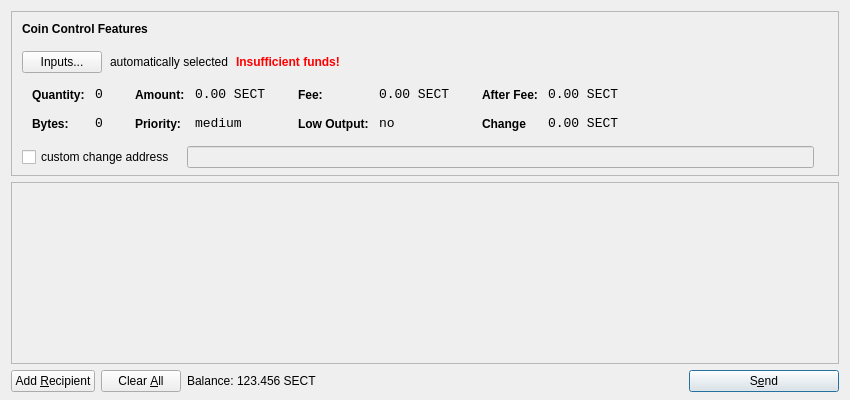
<?xml version="1.0" encoding="UTF-8"?>
<ui version="4.0">
 <class>SendCoinsDialog</class>
 <widget class="QDialog" name="SendCoinsDialog">
  <property name="geometry">
   <rect>
    <x>0</x>
    <y>0</y>
    <width>850</width>
    <height>400</height>
   </rect>
  </property>
  <property name="windowTitle">
   <string>Send Coins</string>
  </property>
  <layout class="QVBoxLayout" name="verticalLayout" stretch="0,1,0">
   <property name="bottomMargin">
    <number>8</number>
   </property>
   <item>
    <widget class="QFrame" name="frameCoinControl">
     <property name="sizePolicy">
      <sizepolicy hsizetype="Expanding" vsizetype="Expanding">
       <horstretch>0</horstretch>
       <verstretch>0</verstretch>
      </sizepolicy>
     </property>
     <property name="maximumSize">
      <size>
       <width>16777215</width>
       <height>16777215</height>
      </size>
     </property>
     <property name="frameShape">
      <enum>QFrame::StyledPanel</enum>
     </property>
     <property name="frameShadow">
      <enum>QFrame::Sunken</enum>
     </property>
     <layout class="QVBoxLayout" name="verticalLayoutCoinControl2">
      <property name="spacing">
       <number>-1</number>
      </property>
      <property name="leftMargin">
       <number>0</number>
      </property>
      <property name="topMargin">
       <number>0</number>
      </property>
      <property name="rightMargin">
       <number>0</number>
      </property>
      <property name="bottomMargin">
       <number>6</number>
      </property>
      <item>
       <layout class="QVBoxLayout" name="verticalLayoutCoinControl" stretch="0,0,0,0,1">
        <property name="spacing">
         <number>0</number>
        </property>
        <property name="leftMargin">
         <number>10</number>
        </property>
        <property name="topMargin">
         <number>10</number>
        </property>
        <item>
         <layout class="QHBoxLayout" name="horizontalLayoutCoinControl1">
          <property name="bottomMargin">
           <number>15</number>
          </property>
          <item>
           <widget class="QLabel" name="labelCoinControlFeatures">
            <property name="sizePolicy">
             <sizepolicy hsizetype="Preferred" vsizetype="Maximum">
              <horstretch>0</horstretch>
              <verstretch>0</verstretch>
             </sizepolicy>
            </property>
            <property name="font">
             <font>
              <weight>75</weight>
              <bold>true</bold>
             </font>
            </property>
            <property name="styleSheet">
             <string notr="true">font-weight:bold;</string>
            </property>
            <property name="text">
             <string>Coin Control Features</string>
            </property>
           </widget>
          </item>
         </layout>
        </item>
        <item>
         <layout class="QHBoxLayout" name="horizontalLayoutCoinControl2" stretch="0,0,0,0">
          <property name="spacing">
           <number>8</number>
          </property>
          <property name="bottomMargin">
           <number>10</number>
          </property>
          <item>
           <widget class="QPushButton" name="pushButtonCoinControl">
            <property name="styleSheet">
             <string notr="true"/>
            </property>
            <property name="text">
             <string>Inputs...</string>
            </property>
           </widget>
          </item>
          <item>
           <widget class="QLabel" name="labelCoinControlAutomaticallySelected">
            <property name="text">
             <string>automatically selected</string>
            </property>
            <property name="margin">
             <number>5</number>
            </property>
           </widget>
          </item>
          <item>
           <widget class="QLabel" name="labelCoinControlInsuffFunds">
            <property name="font">
             <font>
              <weight>75</weight>
              <bold>true</bold>
             </font>
            </property>
            <property name="styleSheet">
             <string notr="true">color:red;font-weight:bold;</string>
            </property>
            <property name="text">
             <string>Insufficient funds!</string>
            </property>
            <property name="margin">
             <number>5</number>
            </property>
           </widget>
          </item>
          <item>
           <spacer name="horizontalSpacerCoinControl">
            <property name="orientation">
             <enum>Qt::Horizontal</enum>
            </property>
            <property name="sizeHint" stdset="0">
             <size>
              <width>40</width>
              <height>1</height>
             </size>
            </property>
           </spacer>
          </item>
         </layout>
        </item>
        <item>
         <widget class="QWidget" name="widgetCoinControl" native="true">
          <property name="sizePolicy">
           <sizepolicy hsizetype="Preferred" vsizetype="Preferred">
            <horstretch>0</horstretch>
            <verstretch>0</verstretch>
           </sizepolicy>
          </property>
          <property name="minimumSize">
           <size>
            <width>0</width>
            <height>0</height>
           </size>
          </property>
          <property name="styleSheet">
           <string notr="true"/>
          </property>
          <layout class="QHBoxLayout" name="horizontalLayoutCoinControl5">
           <property name="margin">
            <number>0</number>
           </property>
           <item>
            <layout class="QHBoxLayout" name="horizontalLayoutCoinControl3" stretch="0,0,0,1">
             <property name="spacing">
              <number>20</number>
             </property>
             <property name="topMargin">
              <number>0</number>
             </property>
             <property name="bottomMargin">
              <number>10</number>
             </property>
             <item>
              <layout class="QFormLayout" name="formLayoutCoinControl1">
               <property name="horizontalSpacing">
                <number>10</number>
               </property>
               <property name="verticalSpacing">
                <number>14</number>
               </property>
               <property name="leftMargin">
                <number>10</number>
               </property>
               <property name="topMargin">
                <number>4</number>
               </property>
               <property name="rightMargin">
                <number>6</number>
               </property>
               <item row="0" column="0">
                <widget class="QLabel" name="labelCoinControlQuantityText">
                 <property name="styleSheet">
                  <string notr="true">font-weight:bold;</string>
                 </property>
                 <property name="text">
                  <string>Quantity:</string>
                 </property>
                 <property name="margin">
                  <number>0</number>
                 </property>
                </widget>
               </item>
               <item row="0" column="1">
                <widget class="QLabel" name="labelCoinControlQuantity">
                 <property name="font">
                  <font>
                   <family>Monospace</family>
                   <pointsize>10</pointsize>
                  </font>
                 </property>
                 <property name="cursor">
                  <cursorShape>IBeamCursor</cursorShape>
                 </property>
                 <property name="contextMenuPolicy">
                  <enum>Qt::ActionsContextMenu</enum>
                 </property>
                 <property name="text">
                  <string>0</string>
                 </property>
                 <property name="margin">
                  <number>0</number>
                 </property>
                 <property name="textInteractionFlags">
                  <set>Qt::LinksAccessibleByMouse|Qt::TextSelectableByKeyboard|Qt::TextSelectableByMouse</set>
                 </property>
                </widget>
               </item>
               <item row="1" column="0">
                <widget class="QLabel" name="labelCoinControlBytesText">
                 <property name="styleSheet">
                  <string notr="true">font-weight:bold;</string>
                 </property>
                 <property name="text">
                  <string>Bytes:</string>
                 </property>
                </widget>
               </item>
               <item row="1" column="1">
                <widget class="QLabel" name="labelCoinControlBytes">
                 <property name="font">
                  <font>
                   <family>Monospace</family>
                   <pointsize>10</pointsize>
                  </font>
                 </property>
                 <property name="cursor">
                  <cursorShape>IBeamCursor</cursorShape>
                 </property>
                 <property name="contextMenuPolicy">
                  <enum>Qt::ActionsContextMenu</enum>
                 </property>
                 <property name="text">
                  <string>0</string>
                 </property>
                 <property name="textInteractionFlags">
                  <set>Qt::LinksAccessibleByMouse|Qt::TextSelectableByKeyboard|Qt::TextSelectableByMouse</set>
                 </property>
                </widget>
               </item>
              </layout>
             </item>
             <item>
              <layout class="QFormLayout" name="formLayoutCoinControl2">
               <property name="horizontalSpacing">
                <number>10</number>
               </property>
               <property name="verticalSpacing">
                <number>14</number>
               </property>
               <property name="leftMargin">
                <number>6</number>
               </property>
               <property name="topMargin">
                <number>4</number>
               </property>
               <property name="rightMargin">
                <number>6</number>
               </property>
               <item row="0" column="0">
                <widget class="QLabel" name="labelCoinControlAmountText">
                 <property name="styleSheet">
                  <string notr="true">font-weight:bold;</string>
                 </property>
                 <property name="text">
                  <string>Amount:</string>
                 </property>
                 <property name="margin">
                  <number>0</number>
                 </property>
                </widget>
               </item>
               <item row="0" column="1">
                <widget class="QLabel" name="labelCoinControlAmount">
                 <property name="font">
                  <font>
                   <family>Monospace</family>
                   <pointsize>10</pointsize>
                  </font>
                 </property>
                 <property name="cursor">
                  <cursorShape>IBeamCursor</cursorShape>
                 </property>
                 <property name="contextMenuPolicy">
                  <enum>Qt::ActionsContextMenu</enum>
                 </property>
                 <property name="text">
                  <string>0.00 SECT</string>
                 </property>
                 <property name="textInteractionFlags">
                  <set>Qt::LinksAccessibleByMouse|Qt::TextSelectableByKeyboard|Qt::TextSelectableByMouse</set>
                 </property>
                </widget>
               </item>
               <item row="1" column="0">
                <widget class="QLabel" name="labelCoinControlPriorityText">
                 <property name="styleSheet">
                  <string notr="true">font-weight:bold;</string>
                 </property>
                 <property name="text">
                  <string>Priority:</string>
                 </property>
                </widget>
               </item>
               <item row="1" column="1">
                <widget class="QLabel" name="labelCoinControlPriority">
                 <property name="font">
                  <font>
                   <family>Monospace</family>
                   <pointsize>10</pointsize>
                  </font>
                 </property>
                 <property name="cursor">
                  <cursorShape>IBeamCursor</cursorShape>
                 </property>
                 <property name="contextMenuPolicy">
                  <enum>Qt::ActionsContextMenu</enum>
                 </property>
                 <property name="text">
                  <string>medium</string>
                 </property>
                 <property name="textInteractionFlags">
                  <set>Qt::LinksAccessibleByMouse|Qt::TextSelectableByKeyboard|Qt::TextSelectableByMouse</set>
                 </property>
                </widget>
               </item>
              </layout>
             </item>
             <item>
              <layout class="QFormLayout" name="formLayoutCoinControl3">
               <property name="horizontalSpacing">
                <number>10</number>
               </property>
               <property name="verticalSpacing">
                <number>14</number>
               </property>
               <property name="leftMargin">
                <number>6</number>
               </property>
               <property name="topMargin">
                <number>4</number>
               </property>
               <property name="rightMargin">
                <number>6</number>
               </property>
               <item row="0" column="0">
                <widget class="QLabel" name="labelCoinControlFeeText">
                 <property name="styleSheet">
                  <string notr="true">font-weight:bold;</string>
                 </property>
                 <property name="text">
                  <string>Fee:</string>
                 </property>
                 <property name="margin">
                  <number>0</number>
                 </property>
                </widget>
               </item>
               <item row="0" column="1">
                <widget class="QLabel" name="labelCoinControlFee">
                 <property name="font">
                  <font>
                   <family>Monospace</family>
                   <pointsize>10</pointsize>
                  </font>
                 </property>
                 <property name="cursor">
                  <cursorShape>IBeamCursor</cursorShape>
                 </property>
                 <property name="contextMenuPolicy">
                  <enum>Qt::ActionsContextMenu</enum>
                 </property>
                 <property name="text">
                  <string>0.00 SECT</string>
                 </property>
                 <property name="textInteractionFlags">
                  <set>Qt::LinksAccessibleByMouse|Qt::TextSelectableByKeyboard|Qt::TextSelectableByMouse</set>
                 </property>
                </widget>
               </item>
               <item row="1" column="0">
                <widget class="QLabel" name="labelCoinControlLowOutputText">
                 <property name="styleSheet">
                  <string notr="true">font-weight:bold;</string>
                 </property>
                 <property name="text">
                  <string>Low Output:</string>
                 </property>
                </widget>
               </item>
               <item row="1" column="1">
                <widget class="QLabel" name="labelCoinControlLowOutput">
                 <property name="font">
                  <font>
                   <family>Monospace</family>
                   <pointsize>10</pointsize>
                  </font>
                 </property>
                 <property name="cursor">
                  <cursorShape>IBeamCursor</cursorShape>
                 </property>
                 <property name="contextMenuPolicy">
                  <enum>Qt::ActionsContextMenu</enum>
                 </property>
                 <property name="text">
                  <string>no</string>
                 </property>
                 <property name="textInteractionFlags">
                  <set>Qt::LinksAccessibleByMouse|Qt::TextSelectableByKeyboard|Qt::TextSelectableByMouse</set>
                 </property>
                </widget>
               </item>
              </layout>
             </item>
             <item>
              <layout class="QFormLayout" name="formLayoutCoinControl4">
               <property name="horizontalSpacing">
                <number>10</number>
               </property>
               <property name="verticalSpacing">
                <number>14</number>
               </property>
               <property name="leftMargin">
                <number>6</number>
               </property>
               <property name="topMargin">
                <number>4</number>
               </property>
               <property name="rightMargin">
                <number>6</number>
               </property>
               <item row="0" column="0">
                <widget class="QLabel" name="labelCoinControlAfterFeeText">
                 <property name="styleSheet">
                  <string notr="true">font-weight:bold;</string>
                 </property>
                 <property name="text">
                  <string>After Fee:</string>
                 </property>
                 <property name="margin">
                  <number>0</number>
                 </property>
                </widget>
               </item>
               <item row="0" column="1">
                <widget class="QLabel" name="labelCoinControlAfterFee">
                 <property name="font">
                  <font>
                   <family>Monospace</family>
                   <pointsize>10</pointsize>
                  </font>
                 </property>
                 <property name="cursor">
                  <cursorShape>IBeamCursor</cursorShape>
                 </property>
                 <property name="contextMenuPolicy">
                  <enum>Qt::ActionsContextMenu</enum>
                 </property>
                 <property name="text">
                  <string>0.00 SECT</string>
                 </property>
                 <property name="textInteractionFlags">
                  <set>Qt::LinksAccessibleByMouse|Qt::TextSelectableByKeyboard|Qt::TextSelectableByMouse</set>
                 </property>
                </widget>
               </item>
               <item row="1" column="0">
                <widget class="QLabel" name="labelCoinControlChangeText">
                 <property name="styleSheet">
                  <string notr="true">font-weight:bold;</string>
                 </property>
                 <property name="text">
                  <string>Change</string>
                 </property>
                </widget>
               </item>
               <item row="1" column="1">
                <widget class="QLabel" name="labelCoinControlChange">
                 <property name="font">
                  <font>
                   <family>Monospace</family>
                   <pointsize>10</pointsize>
                  </font>
                 </property>
                 <property name="cursor">
                  <cursorShape>IBeamCursor</cursorShape>
                 </property>
                 <property name="contextMenuPolicy">
                  <enum>Qt::ActionsContextMenu</enum>
                 </property>
                 <property name="text">
                  <string>0.00 SECT</string>
                 </property>
                 <property name="textInteractionFlags">
                  <set>Qt::LinksAccessibleByMouse|Qt::TextSelectableByKeyboard|Qt::TextSelectableByMouse</set>
                 </property>
                </widget>
               </item>
              </layout>
             </item>
            </layout>
           </item>
          </layout>
         </widget>
        </item>
        <item>
         <layout class="QHBoxLayout" name="horizontalLayoutCoinControl4" stretch="0,0,0">
          <property name="spacing">
           <number>12</number>
          </property>
          <property name="sizeConstraint">
           <enum>QLayout::SetDefaultConstraint</enum>
          </property>
          <property name="topMargin">
           <number>5</number>
          </property>
          <property name="rightMargin">
           <number>5</number>
          </property>
          <item>
           <widget class="QCheckBox" name="checkBoxCoinControlChange">
            <property name="text">
             <string>custom change address</string>
            </property>
           </widget>
          </item>
          <item>
           <widget class="QLineEdit" name="lineEditCoinControlChange">
            <property name="enabled">
             <bool>false</bool>
            </property>
            <property name="sizePolicy">
             <sizepolicy hsizetype="Expanding" vsizetype="Fixed">
              <horstretch>0</horstretch>
              <verstretch>0</verstretch>
             </sizepolicy>
            </property>
           </widget>
          </item>
          <item>
           <widget class="QLabel" name="labelCoinControlChangeLabel">
            <property name="sizePolicy">
             <sizepolicy hsizetype="Preferred" vsizetype="Expanding">
              <horstretch>0</horstretch>
              <verstretch>0</verstretch>
             </sizepolicy>
            </property>
            <property name="minimumSize">
             <size>
              <width>0</width>
              <height>0</height>
             </size>
            </property>
            <property name="text">
             <string/>
            </property>
            <property name="margin">
             <number>3</number>
            </property>
           </widget>
          </item>
         </layout>
        </item>
        <item>
         <spacer name="verticalSpacerCoinControl">
          <property name="orientation">
           <enum>Qt::Vertical</enum>
          </property>
          <property name="sizeHint" stdset="0">
           <size>
            <width>800</width>
            <height>1</height>
           </size>
          </property>
         </spacer>
        </item>
       </layout>
      </item>
     </layout>
    </widget>
   </item>
   <item>
    <widget class="QScrollArea" name="scrollArea">
     <property name="widgetResizable">
      <bool>true</bool>
     </property>
     <widget class="QWidget" name="scrollAreaWidgetContents">
      <property name="geometry">
       <rect>
        <x>0</x>
        <y>0</y>
        <width>830</width>
        <height>165</height>
       </rect>
      </property>
      <layout class="QVBoxLayout" name="verticalLayout_2">
       <property name="margin">
        <number>0</number>
       </property>
       <item>
        <layout class="QVBoxLayout" name="entries">
         <property name="spacing">
          <number>6</number>
         </property>
        </layout>
       </item>
       <item>
        <spacer name="verticalSpacer">
         <property name="orientation">
          <enum>Qt::Vertical</enum>
         </property>
         <property name="sizeHint" stdset="0">
          <size>
           <width>20</width>
           <height>40</height>
          </size>
         </property>
        </spacer>
       </item>
      </layout>
     </widget>
    </widget>
   </item>
   <item>
    <layout class="QHBoxLayout" name="horizontalLayout">
     <item>
      <widget class="QPushButton" name="addButton">
       <property name="toolTip">
        <string>Send to multiple recipients at once</string>
       </property>
       <property name="text">
        <string>Add &amp;Recipient</string>
       </property>
       <property name="icon">
        <iconset resource="../bitcoin.qrc">
         <normaloff>:/icons/add</normaloff>:/icons/add</iconset>
       </property>
       <property name="autoDefault">
        <bool>false</bool>
       </property>
      </widget>
     </item>
     <item>
      <widget class="QPushButton" name="clearButton">
       <property name="sizePolicy">
        <sizepolicy hsizetype="Minimum" vsizetype="Fixed">
         <horstretch>0</horstretch>
         <verstretch>0</verstretch>
        </sizepolicy>
       </property>
       <property name="toolTip">
        <string>Remove all transaction fields</string>
       </property>
       <property name="text">
        <string>Clear &amp;All</string>
       </property>
       <property name="icon">
        <iconset resource="../bitcoin.qrc">
         <normaloff>:/icons/remove</normaloff>:/icons/remove</iconset>
       </property>
       <property name="autoRepeatDelay">
        <number>300</number>
       </property>
       <property name="autoDefault">
        <bool>false</bool>
       </property>
      </widget>
     </item>
     <item>
      <layout class="QHBoxLayout" name="horizontalLayout_2">
       <property name="spacing">
        <number>3</number>
       </property>
       <item>
        <widget class="QLabel" name="label">
         <property name="sizePolicy">
          <sizepolicy hsizetype="Preferred" vsizetype="Fixed">
           <horstretch>0</horstretch>
           <verstretch>0</verstretch>
          </sizepolicy>
         </property>
         <property name="text">
          <string>Balance:</string>
         </property>
        </widget>
       </item>
       <item>
        <widget class="QLabel" name="labelBalance">
         <property name="sizePolicy">
          <sizepolicy hsizetype="Preferred" vsizetype="Fixed">
           <horstretch>0</horstretch>
           <verstretch>0</verstretch>
          </sizepolicy>
         </property>
         <property name="cursor">
          <cursorShape>IBeamCursor</cursorShape>
         </property>
         <property name="text">
          <string>123.456 SECT</string>
         </property>
         <property name="textInteractionFlags">
          <set>Qt::LinksAccessibleByMouse|Qt::TextSelectableByKeyboard|Qt::TextSelectableByMouse</set>
         </property>
        </widget>
       </item>
      </layout>
     </item>
     <item>
      <spacer name="horizontalSpacer">
       <property name="orientation">
        <enum>Qt::Horizontal</enum>
       </property>
       <property name="sizeHint" stdset="0">
        <size>
         <width>40</width>
         <height>20</height>
        </size>
       </property>
      </spacer>
     </item>
     <item>
      <widget class="QPushButton" name="sendButton">
       <property name="minimumSize">
        <size>
         <width>150</width>
         <height>0</height>
        </size>
       </property>
       <property name="toolTip">
        <string>Confirm the send action</string>
       </property>
       <property name="text">
        <string>S&amp;end</string>
       </property>
       <property name="icon">
        <iconset resource="../bitcoin.qrc">
         <normaloff>:/icons/send</normaloff>:/icons/send</iconset>
       </property>
       <property name="default">
        <bool>true</bool>
       </property>
      </widget>
     </item>
    </layout>
   </item>
  </layout>
 </widget>
 <resources>
  <include location="../bitcoin.qrc"/>
 </resources>
 <connections/>
</ui>
